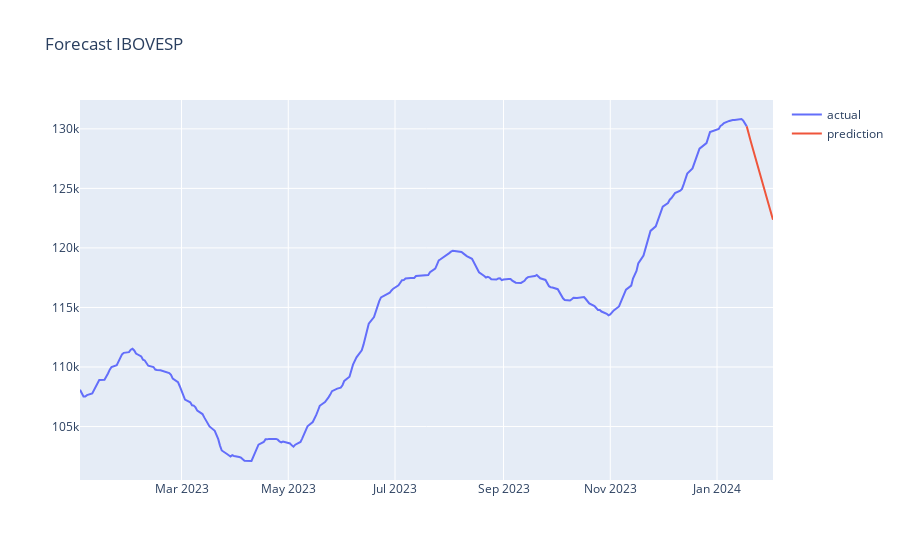

Write notebook code for a chart like this one.
### Markdown cell above
#### 02.2.2.4 - Organizando os Dados em um Dataframe

### Code cell
df_ltsm_suav = pd.DataFrame(df)
df_past = df_ltsm_suav[['Date','Smoothed_Close']]
df_past.rename(columns={'Smoothed_Close': 'Actual'}, inplace=True)         #criando nome das colunas
df_past['Date'] = pd.to_datetime(df_past['Date'])                          #configurando para datatime
df_past['Forecast'] = np.nan                                               #Preenchendo com NAs
df_past['Forecast'].iloc[-1] = df_past['Actual'].iloc[-1]

# Faz a transformação inversa das predições
forecast = forecast.reshape(-1, 1) #reshape para array
forecast = scaler.inverse_transform(forecast)

df_future = pd.DataFrame(columns=['Date', 'Actual', 'Forecast'])
df_future['Date'] = forecast_dates
df_future['Forecast'] = forecast.flatten()
df_future['Actual'] = np.nan

# Concatenando os DataFrames usando concat
frames = [df_past, df_future]
results = pd.concat(frames, ignore_index=True).set_index('Date')

results2023 =  results.loc['2023-01-01':]

plot_data = [
    go.Scatter(
        x=results2023.index,
        y=results2023['Actual'],
        name='actual'
    ),
    go.Scatter(
        x=results2023.index,
        y=results2023['Forecast'],
        name='prediction'
    )
]

plot_layout = go.Layout(
        title='Forecast IBOVESP'
    )
fig = go.Figure(data=plot_data, layout=plot_layout)

fig.show()

### Figure 1 — Plotly figure (JSON) as saved in the notebook; plotly's stock layout.template omitted (floating-point values rounded to 4 significant figures; data arrays with more than 128 entries replaced by an {"elided": "..."} marker saying what was removed)
{"data": [{"name": "actual", "type": "scatter", "x": {"elided": "277 str values"}, "y": {"elided": "277 float values"}}, {"name": "prediction", "type": "scatter", "x": {"elided": "277 str values"}, "y": {"elided": "277 float values"}}], "layout": {"title": {"text": "Forecast IBOVESP"}}}
